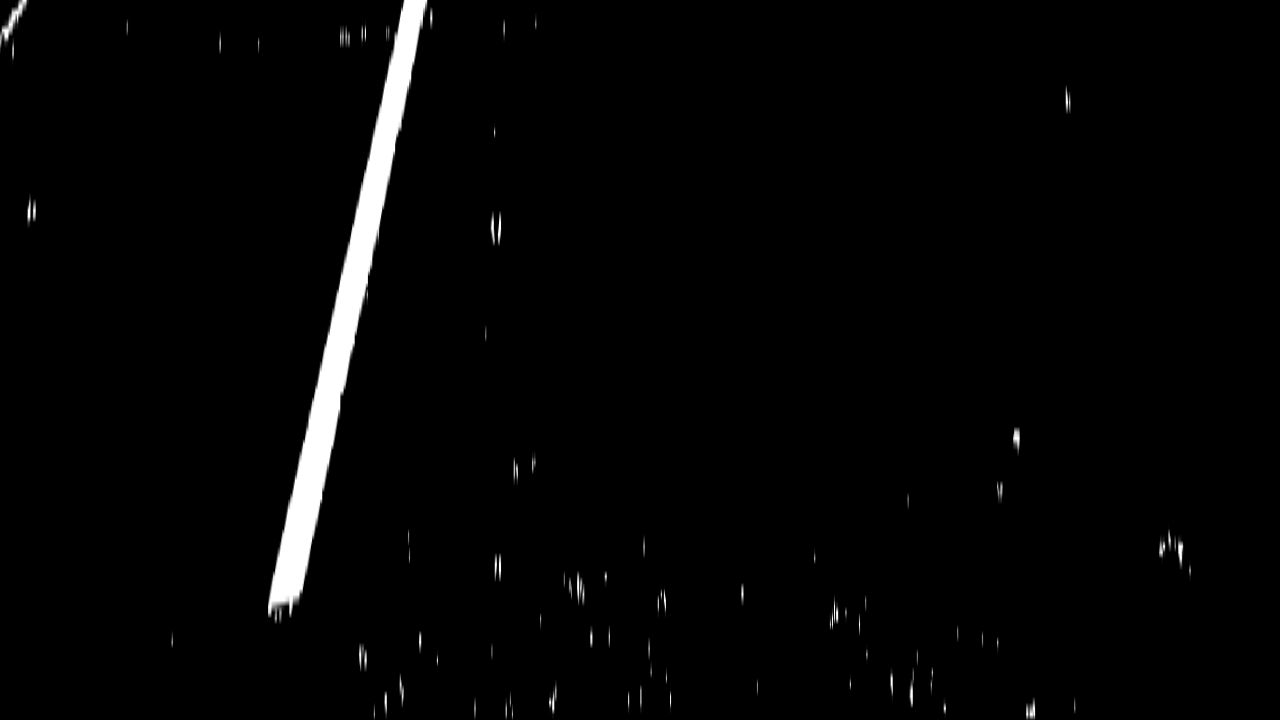
#> input picture output_images/threshold_binary_birds_eye_transformed_challenge_test6.jpg, 1280 x 720 px, given in place of calibration1.jpg, which was not available
$ jupyter execute --allow-errors AdvancedLaneFinding-DiagnosticVideo.ipynb   (shell and % lines are left out)   (older library calls are emulated)   (text cells are left out)
#> lines starting #> are read from the running program, lines starting #| are printed output that depends on the picture; after the words box and inside, x2 and y2 are one past the last pixel; in counts of white or black regions, pixels touching at a corner belong together; pictures that were not available may be replaced by others from this repository, and a replacement may not be noted
[cell 1]
import numpy as np
import cv2
import matplotlib.pyplot as plt
import matplotlib.image as mpimg
import glob

def calibrate_camera(debug=False):
    images = glob.glob('camera_cal/calibration*.jpg')

    #store objectpoints and image points
    objpoints = []
    imgpoints=[]

    # corner dimensions
    nx = 9
    ny = 6

    # prepare object points
    objp = np.zeros((nx*ny,3), np.float32)
    objp[:,:2] = np.mgrid[0:nx,0:ny].T.reshape(-1,2) # x, y coordinates

    for fname in images:
        img = cv2.imread(fname)

        # Convert to grayscale
        gray = cv2.cvtColor(img, cv2.COLOR_BGR2GRAY)

        # Find the chessboard corners of 8x6 corner chess board
        ret, corners = cv2.findChessboardCorners(gray, (nx, ny), None)

        # If found, draw corners
        if ret == True:
            imgpoints.append(corners)
            objpoints.append(objp)
            if debug == True:
                # Draw and display the corners - just for visualisation
                cv2.drawChessboardCorners(img, (nx, ny), corners, ret)
                plt.title(fname)
                plt.imshow(img)
                plt.show()
    return objpoints, imgpoints

objpoints, imgpoints = calibrate_camera(debug=False)

ret = None
mtx = None
dist = None
rvecs = None
tvecs = None

# create undistorting function that uses above object points and imagepoints
def cal_undistort(img_p, objpoints_p, imgpoints_p):
    img = cv2.cvtColor(img_p, cv2.COLOR_RGB2GRAY)
    ret_p, mtx_p, dist_p, rvecs_p, tvecs_p = cv2.calibrateCamera(objpoints_p, imgpoints_p, img_p.shape[1:], None, None)
    ret = ret_p
    mtx  = mtx_p
    dist = dist_p
    rvecs = rvecs_p
    tvecs = tvecs_p
    undist = cv2.undistort(img_p, mtx_p, dist_p, None, mtx_p)
    return undist

# pick a sample image and undistort
filename = 'calibration1.jpg'
img = cv2.imread('camera_cal/'+filename)
#> img is the input picture: shape (720, 1280, 3); min 0, max 255, mean 5.2
plt.title("Distorted image")
plt.imshow(img)
plt.show()

# call the undistort function
#> (the rest of this cell did not finish here and is left out)

plt.imshow(undistored)
plt.title("Undistorted image")
plt.savefig('output_images/undistored_'+filename,)
plt.show()

[cell 2]
# pick a sample image and undistort
filename = 'test1.jpg'
img = mpimg.imread('test_images/'+filename)
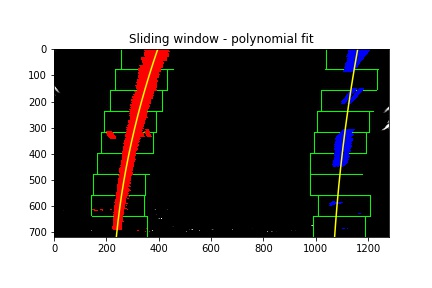
#> input picture output_images/threshold_binary_birds_eye_transformed_poly_fit_2test6.jpg, 432 x 288 px, given in place of test1.jpg, which was not available
#> img is the input picture: shape (288, 432, 3); mean R, G, B 130.4, 126.8, 126.2

# call the undistort function
#> (the rest of this cell did not finish here and is left out)

#> in cal_undistort (call 2), `img = cv2.cvtColor(img_p, cv2.COLOR_RGB2GRAY)`:
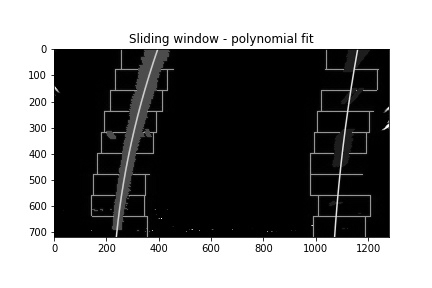
#> img: shape (288, 432); min 0, max 255, mean 127.8
# plt.imshow(undistored)

f, (ax1, ax2) = plt.subplots(1, 2, figsize=(20,10))
ax1.set_title("Distorted Road image")
ax1.imshow(img)

ax2.set_title("Undistorted Road image")
ax2.imshow(undistored)
plt.imsave('output_images/undistored_'+filename,undistored)

[cell 3]
import numpy as np
import cv2
import matplotlib.pyplot as plt
import matplotlib.image as mpimg


def cal_threshold_binary_image(img, grad_thresh=(0, 255), color_thresh=(0,255)):
    # Convert to HLS color space and separate the S channel
    # Note: img is the undistorted image
#> called with grad_thresh = (20, 100), color_thresh = (170, 255)
    hls = cv2.cvtColor(img, cv2.COLOR_RGB2HLS)
#> hls: shape (288, 432, 3); mean of channels 0, 1, 2 14.6, 129.1, 48.9
    s_channel = hls[:,:,2]
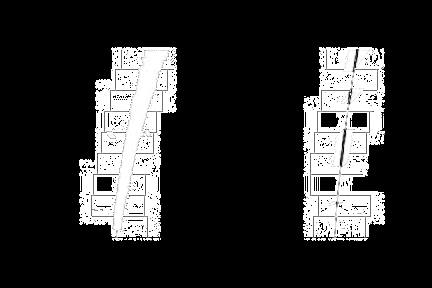
#> s_channel: shape (288, 432); min 0, max 255, mean 48.9

    # Grayscale image
    gray = cv2.cvtColor(img, cv2.COLOR_RGB2GRAY)

    # Sobel x
    sobelx = cv2.Sobel(gray, cv2.CV_64F, 1, 0) # Take the derivative in x
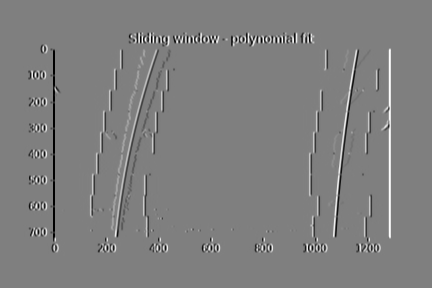
#> sobelx: shape (288, 432) float64; min -1020, max 1020, mean 0; drawn with min black and max white
    abs_sobelx = np.absolute(sobelx) # Absolute x derivative to accentuate lines away from horizontal
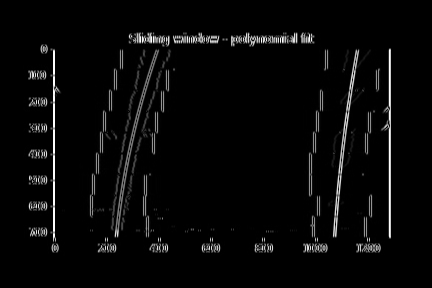
#> abs_sobelx: shape (288, 432) float64; min 0, max 1020, mean 33.7; drawn with min black and max white
    scaled_sobel = np.uint8(255*abs_sobelx/np.max(abs_sobelx))

    # Threshold x gradient
    thresh_min = grad_thresh[0]#20
    thresh_max =  grad_thresh[1]#100
    sxbinary = np.zeros_like(scaled_sobel)
    sxbinary[(scaled_sobel >= thresh_min) & (scaled_sobel <= thresh_max)] = 1

    # Threshold color channel
    s_thresh_min = color_thresh[0]#170
    s_thresh_max = color_thresh[1]#255
    s_binary = np.zeros_like(s_channel)
    s_binary[(s_channel >= s_thresh_min) & (s_channel <= s_thresh_max)] = 1

    # Stack each channel to view their individual contributions in green and blue respectively
    color_binary = np.dstack(( np.zeros_like(sxbinary), sxbinary, s_binary)) * 255

    # Combine the two binary thresholds
    combined_binary = np.zeros_like(sxbinary)
    combined_binary[(s_binary == 1) | (sxbinary == 1)] = 1
    ## add 2 color channels to make it like a standard image
    uniq_data = np.unique(combined_binary)
    lookup = np.zeros((255,3),dtype=np.uint8)
    colors = (np.random.randint(low=0, high=255, size=(len(uniq_data), 3)))
    colors = np.array([[0,0,0],[255,255,255]])
    lookup[uniq_data] = colors
    combined_binary = lookup[combined_binary]

    return color_binary, combined_binary

filename = "test6.jpg"
image = mpimg.imread('test_images/'+filename)
color_binary, combined_binary = cal_threshold_binary_image(image, grad_thresh=(20,100), color_thresh=(170,255))
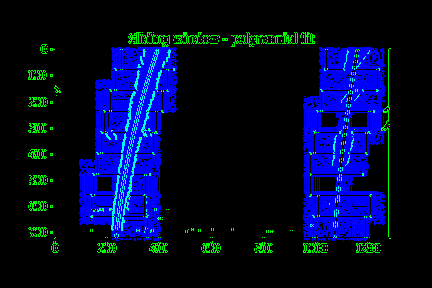
#> color_binary: shape (288, 432, 3); mean R, G, B 0, 9.5, 47.7
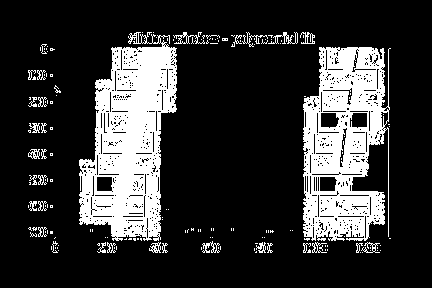
#> combined_binary: shape (288, 432, 3); 20.9% white; 167 white regions (133 under 20 px), largest, box (x1, y1, x2, y2) and area: (79, 32, 177, 241) 12524, (303, 47, 391, 241) 11367, (268, 32, 298, 44) 125

# Plotting thresholded images
f, (ax1, ax2, ax3) = plt.subplots(1, 3, figsize=(20,10))
ax1.set_title('Original')
ax1.imshow(image)

ax2.set_title('Stacked thresholds')
ax2.imshow(color_binary)

ax3.set_title('Combined S channel and gradient thresholds')
ax3.imshow(combined_binary)
plt.imsave('output_images/threshold_binary_'+filename, combined_binary)

[cell 4]
# undistort and transfrom to birdseye view of image
def undistort_and_birds_eye_transform(img):
    # undistort
    undistored = cal_undistort(img, objpoints, imgpoints)
    img_size = (undistored.shape[1], undistored.shape[0])

    src = np.float32([[568, 468], [715, 468], [1040, 680], [270, 680]])
    dst = np.float32([[200, 0], [1000, 0], [1000, 680], [200, 680]])

    # transform to birds eye view
    M = cv2.getPerspectiveTransform(src, dst)
    birds_eye_transformed = cv2.warpPerspective(undistored, M, img_size, flags = cv2.INTER_LINEAR)
    return undistored, birds_eye_transformed

filename = "test6.jpg"
threshold_binary_image = mpimg.imread('output_images/threshold_binary_'+filename)

# call undistort and transform to birds eye
#> (the rest of this cell did not finish here and is left out)

[cell 5]
import numpy as np
import matplotlib.image as mpimg
import matplotlib.pyplot as plt
import cv2

# Load our image
filename = "test6.jpg"
#> (the rest of this cell did not finish here and is left out)

[cell 6]
# Load our image
filename = "test6.jpg"
#> filename = 'test6.jpg'
#> (the rest of this cell did not finish here and is left out)
